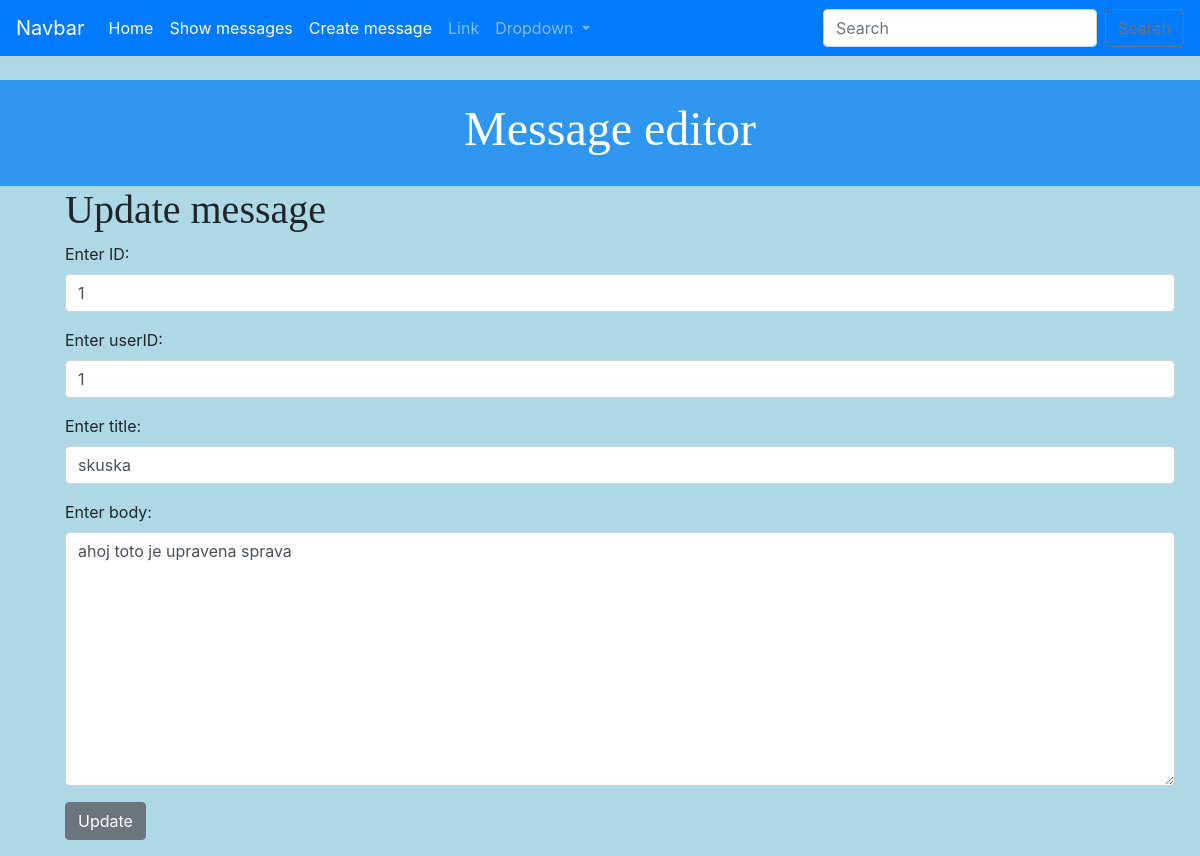
The page /message_editor/update_message/1 on the database its author committed.
### message_editor/models.py (models this page shows, shortened)
class Message(models.Model):
    id = models.PositiveIntegerField(primary_key=True)
    userId = models.IntegerField()
    title = models.CharField(max_length=200)
    body = models.CharField(max_length=200)

### message_editor/views.py (the view)
# urls.py: path('update_message/<id>', views.update_message, name='update-message'),
def update_message(request, id):
    message = Message.objects.get(pk = id)
    form = MessageForm(request.POST or None, instance = message)
    if form.is_valid():
        form.save()
        return redirect('messages')
    return render(request, 'message_editor/update_message.html', {'message': message, 'form':form})

### message_editor/forms.py
class MessageForm(forms.ModelForm):
    class Meta:
        model = Message
        fields=["id", "userId", "title", "body"]
        labels = {
            'id': 'Enter ID',
            'userId': 'Enter userID' ,
            'title': 'Enter title',
            'body': 'Enter body'
        }
        widgets = {
            'id': forms.TextInput(attrs={'class':'form-control', 'placeholder': 'ID' }),
            'userId': forms.TextInput(attrs={'class':'form-control','placeholder': 'userID'}),
            'title': forms.TextInput(attrs={'class':'form-control','placeholder': 'title'}),
             'body':forms.Textarea(attrs={'class':'form-control','placeholder':'body'})
        }

### message_editor/templates/message_editor/update_message.html (shortened to what this page needs)
{% extends 'message_editor/base.html' %}
{% block content %}
<h1>Update message</h1>
<form action="" method="POST">
    {{form.as_p}}
 <input type="submit" value = "Update" class = "btn btn-secondary">
{% endblock %}

### message_editor/static/css/message_editor.css (style rules this page uses)
body { background-color: lightblue; }
h1, h2, h3, h4 { font-family: 'Times New Roman', Serif; }

### rows shown on the page
Message: id "1", userId "1", title "skuska", body "ahoj toto je upravena sprava"
